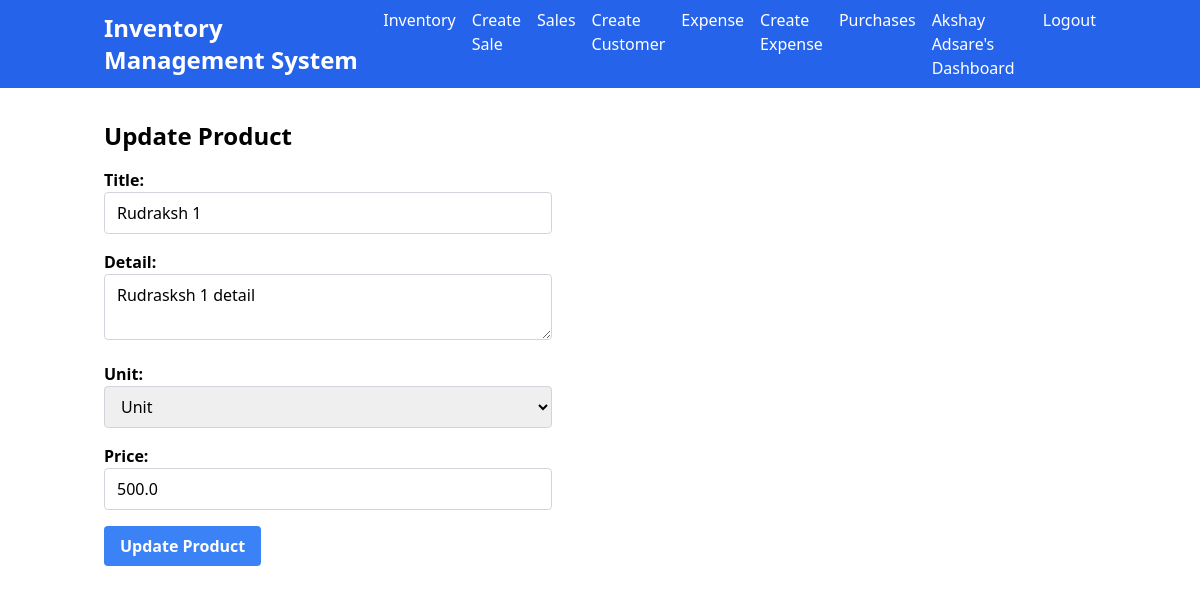
Screenshot of /product/update/1/ (signed in) with the database file from the repository.
### main/models.py (models this page shows, shortened)
class Vendor(models.Model):
    user = models.OneToOneField(
        settings.AUTH_USER_MODEL,
        on_delete=models.CASCADE,
        null=True,
        related_name='vendor_profile'
    )
    full_name = models.CharField(max_length=50)
    address = models.TextField()
    mobile = models.CharField(max_length=15)
    status = models.BooleanField(default=False)
    class Meta:
        verbose_name_plural = '1. Vendors'

class Product(models.Model):
    title = models.CharField(max_length=50)
    detail = models.TextField()
    unit = models.ForeignKey(Unit, on_delete=models.CASCADE)
    price = models.FloatField(default=0)
    product_code = models.CharField(max_length=10, unique=True, default=0)
    category = models.ForeignKey(ProductCategory, on_delete=models.SET_NULL, null=True, blank=True, default=0)
    class Meta:
        verbose_name_plural = '3. Products'

class Unit(models.Model):
    title = models.CharField(max_length=50)
    short_name = models.CharField(max_length=50)
    class Meta:
        verbose_name_plural = '2. Units'

### main/views.py (the view)
# urls.py: path('product/update/<int:product_id>/', views.product_update, name='product_update'),
def product_update(request, product_id):
    units = Unit.objects.all()
    product = get_object_or_404(Product, id=product_id)
    if request.method == 'POST':
        form = ProductForm(request.POST, instance=product)
        if form.is_valid():
            form.save()
            return redirect('main:product_list')
    else:
        form = ProductForm(instance=product)
    return render(request, 'product_update.html', {'form': form, 'product': product, 'units': units})

### main/views.py
class ProductForm(forms.ModelForm):
    class Meta:
        model = Product
        fields = '__all__'

### templates/product_update.html (shortened to what this page needs)
{% extends 'base.html' %}
{% block content %}
  <h1 class="text-2xl font-bold mb-4">Update Product</h1>
  <form action="{% url 'main:product_update' product.id %}" method="post" class="max-w-md">
    <div class="mb-4">
      <label for="title" class="block font-semibold">Title:</label>
      <input type="text" name="title" id="title" class="w-full border border-gray-300 rounded py-2 px-3" value="{{ product.title }}">
    </div>
    <div class="mb-4">
      <label for="detail" class="block font-semibold">Detail:</label>
      <textarea name="detail" id="detail" class="w-full border border-gray-300 rounded py-2 px-3">{{ product.detail }}</textarea>
    </div>
    <div class="mb-4">
      <label for="unit" class="block font-semibold">Unit:</label>
      <select name="unit" id="unit" class="w-full border border-gray-300 rounded py-2 px-3">
        {% for unit in units %}
          <option value="{{ unit.id }}" {% if unit.id == product.unit.id %}selected{% endif %}>{{ product.unit.title }}</option>
        {% endfor %}
      </select>
    </div>
    <div class="mb-4">
      <label for="price" class="block font-semibold">Price:</label>
      <input type="number" name="price" id="price" class="w-full border border-gray-300 rounded py-2 px-3" value="{{ product.price }}">
    </div>
    <button type="submit" class="bg-blue-500 hover:bg-blue-600 text-white font-semibold py-2 px-4 rounded">
      Update Product
    </button>
  </form>
{% endblock %}

### templates/base.html (shortened to what this page needs)
<!DOCTYPE html>
<html lang="en">
<head>
    <link href="https://unpkg.com/tailwindcss@2.2.19/dist/tailwind.min.css" rel="stylesheet">
</head>
<body>
    <nav class="bg-blue-600 text-white">
        <div class="container mx-auto px-4 py-2">
            <div class="flex items-center justify-between">
                <a class="text-2xl font-bold" href="{% url 'main:home' %}">Inventory Management System</a>
                <ul class="hidden md:flex space-x-4" id="main-menu">
                    {% if request.user.is_authenticated %}
                        {% if request.user.is_superuser %}
                        <li><a class="navbar-link" href="{% url 'main:vendor_list' %}">Vendors</a></li>
                        <li><a class="navbar-link" href="{% url 'main:product_list' %}">Products</a></li>
                        <li><a class="navbar-link" href="{% url 'main:purchase_list' %}">Purchases</a></li>
                        <li><a class="navbar-link" href="{% url 'main:customer_list' %}">Customers</a></li>
                        <li><a class="navbar-link" href="{% url 'main:sale_list' %}">Sales</a></li>
                        <li><a class="navbar-link" href="{% url 'main:inventory_list' %}">Inventory</a></li>
                        <li><a class="navbar-link" href="{% url 'main:expense_list' %}">Expense</a></li>
                        <li><a class="navbar-link" href="{% url 'main:master_dashboard' %}">Admin Dashboard</a></li>
                        {% else %}
                        <li><a class="navbar-link" href="{% url 'main:inventory_list' %}">Inventory</a></li>
                        <li><a class="navbar-link" href="{% url 'main:sale_create' %}">Create Sale</a></li>
                        <li><a class="navbar-link" href="{% url 'main:sale_list' %}">Sales</a></li>
                        <li><a class="navbar-link" href="{% url 'main:customer_create' %}">Create Customer</a></li>
                        <li><a class="navbar-link" href="{% url 'main:expense_list' %}">Expense</a></li>
                        <li><a class="navbar-link" href="{% url 'main:expense_create' %}">Create Expense</a></li>
                        <li><a class="navbar-link" href="{% url 'main:purchase_list' %}">Purchases</a></li>
                        <li><a class="navbar-link" href="{% url 'main:vendor_dashboard' %}">{{ request.user.vendor_profile.full_name }}'s Dashboard</a></li>
                    {% endif %}
                        <li><a class="navbar-link" href="{% url 'main:logout' %}">Logout</a></li>
                    {% else %}
                        <li><a class="navbar-link" href="{% url 'main:login' %}">Login</a></li>
                    {% endif %}
                </ul>
            </div>
        </div>
    </nav>
    <main class="container mx-auto my-8 px-4">
        {% block content %}
        {% endblock %}
    </main>
</body>
</html>

### rows the page displays
Product: title "Rudraksh 1", detail "Rudrasksh 1 detail", unit "Unit", price "500.0"

### other values shown
{{ request.user.vendor_profile.full_name }} "Akshay Adsare"
